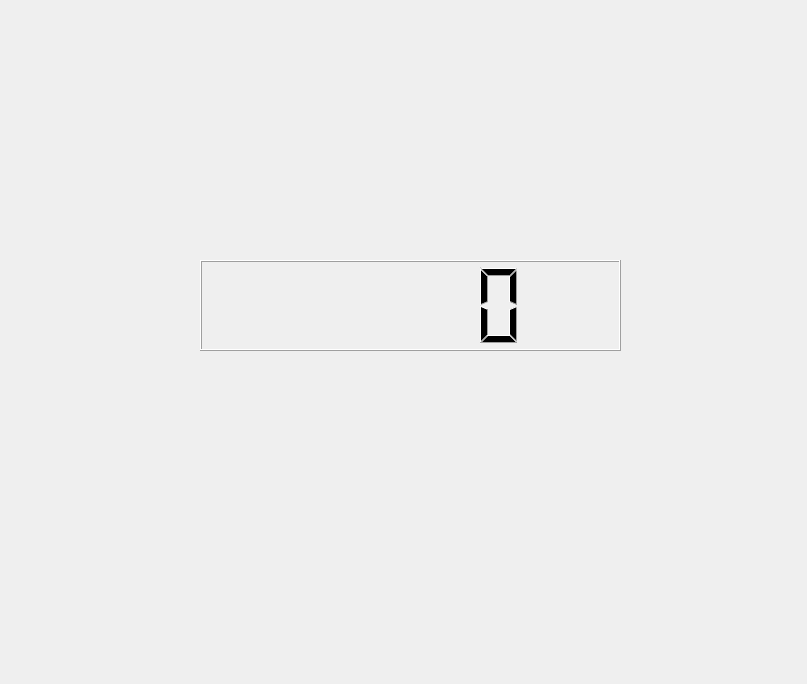
<?xml version="1.0" encoding="UTF-8"?>
<ui version="4.0">
 <class>login</class>
 <widget class="QWidget" name="login">
  <property name="geometry">
   <rect>
    <x>0</x>
    <y>0</y>
    <width>807</width>
    <height>684</height>
   </rect>
  </property>
  <property name="windowTitle">
   <string>Form</string>
  </property>
  <widget class="QLCDNumber" name="lcdN">
   <property name="geometry">
    <rect>
     <x>200</x>
     <y>260</y>
     <width>421</width>
     <height>91</height>
    </rect>
   </property>
   <property name="styleSheet">
    <string notr="true">border-color: rgb(255, 255, 255);</string>
   </property>
  </widget>
 </widget>
 <resources/>
 <connections/>
</ui>
